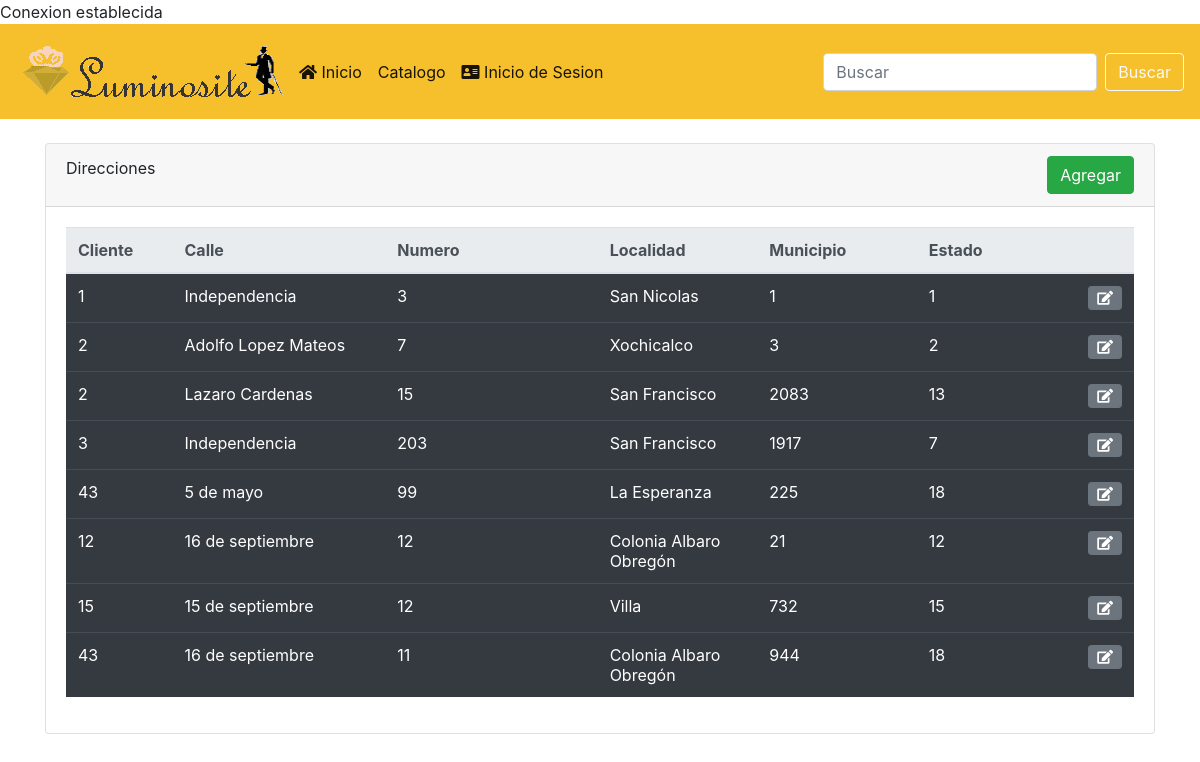
The app's page /direcciones.php with its own data.
### tables this page shows
CREATE TABLE `direccion` (
  `id_direccion` int(11) NOT NULL AUTO_INCREMENT,
  `clientes_id` int(11) DEFAULT NULL,
  `calle` varchar(45) NOT NULL,
  `numero` int(11) NOT NULL,
  `localidad` varchar(45) NOT NULL,
  `municipio_id` int(11) DEFAULT NULL,
  `estado_id` int(11) DEFAULT NULL,
  PRIMARY KEY (`id_direccion`)
);

### direcciones.php (the view, shortened to what this page needs)
<?php
require_once './conexion.php';
?>
<!DOCTYPE html>
<html lang="es-MX">
<head>
    <link rel="stylesheet" href="css/bootstrap.min.css">
    <link rel="stylesheet" href="css/all.min.css">
</head>
<body>
    <?php require_once('./menu.php'); ?>
    <div class="container mt-4">
        <div class="card">
            <div class="card-header">
                Direcciones
                <a href="direcciones_formulario.php"class="btn btn-success float-right">Agregar</a>
            </div>
            <div class="card-body">
                <table class="table table-dark table table-hover">
                    <thead class="thead-light">
                        <tr>
                            <th style="width: 10%;" scope="col">Cliente</th>
                            <th style="width: 20%;" scope="col">Calle</th>
                            <th style="width: 20%;" scope="col">Numero</th>
                            <th style="width: 15%;" scope="col">Localidad</th>
                            <th style="width: 15%;" scope="col">Municipio</th>
                            <th style="width: 15%;" scope="col">Estado</th>
                            <th style="width: 5%;" scope="col">
                            </th>
                        </tr>
                    </thead>
                    <tbody>
                    <?php
                        $sql = 'select id_direccion, clientes_id, calle, numero, localidad, municipio_id, estado_id from direccion order by id_direccion asc';
                        foreach ($conexion->query($sql) as $registro) {
                            $registro['clientes_id'] = htmlentities($registro['clientes_id']);
                            $registro['calle'] = htmlentities($registro['calle']);
                            $registro['numero'] = htmlentities($registro['numero']);
                            $registro['localidad'] = htmlentities($registro['localidad']);
                            $registro['municipio_id'] = htmlentities($registro['municipio_id']);
                            $registro['estado_id'] = htmlentities($registro['estado_id']);
                        echo <<<fin
                        <tr>
                            <td scope="row">{$registro['clientes_id']}</td>
                            <td scope="row">{$registro['calle']}</td>
                            <td scope="row">{$registro['numero']}</td>
                            <td scope="row">{$registro['localidad']}</td>
                            <td scope="row">{$registro['municipio_id']}</td>
                            <td scope="row">{$registro['estado_id']}</td>
                            <td>
                                <a class="btn btn-secondary btn-sm" href="direcciones_editar.php?id={$registro['id_direccion']}"><i class="fa fa-edit"></i></a>
                            </td>
                        </tr>
fin;
                }
                        ?>
                    </tbody>
                </table>
            </div>
        </div>
    </div>
</body>
</html>

### records on screen
direccion: clientes "1", calle "Independencia", numero "3", localidad "San Nicolas", municipio "1", estado "1"
direccion: clientes "2", calle "Adolfo Lopez Mateos", numero "7", localidad "Xochicalco", municipio "3", estado "2"
direccion: clientes "2", calle "Lazaro Cardenas", numero "15", localidad "San Francisco", municipio "2083", estado "13"
direccion: clientes "3", calle "Independencia", numero "203", localidad "San Francisco", municipio "1917", estado "7"
direccion: clientes "43", calle "5 de mayo", numero "99", localidad "La Esperanza", municipio "225", estado "18"
direccion: clientes "12", calle "16 de septiembre", numero "12", localidad "Colonia Albaro Obregón", municipio "21", estado "12"
direccion: clientes "15", calle "15 de septiembre", numero "12", localidad "Villa", municipio "732", estado "15"
direccion: clientes "43", calle "16 de septiembre", numero "11", localidad "Colonia Albaro Obregón", municipio "944", estado "18"
